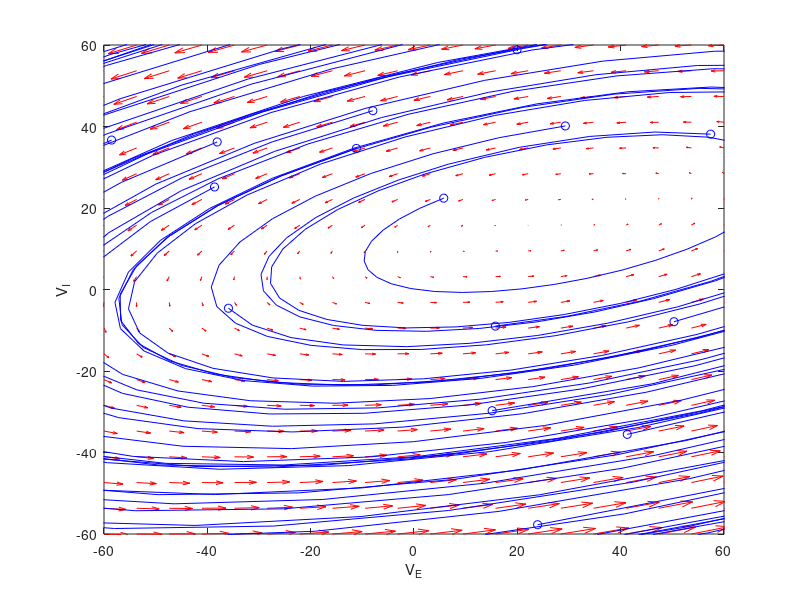

The MATLAB script that drew this image: (Note: this script raises an error after producing the figure.)
clc
clear
figure
% initial parameters
noip = 15;
interval = 60;
Mee = 1.25;
Mii = 0;
Mei = -1;
Mie = 1;
Ye = -10;
Yi = 10;
Te = 0.01;
Ti = 0.05;
f = @(t,Y) [(-Y(1)+Mee*Y(1)+Mei*Y(2)-Ye)/Te;(-Y(2)+Mie*Y(1)+Mii*Y(2)-Yi)/Ti];
y1 = linspace(-interval,interval,20);
y2 = linspace(-interval,interval,20);
% creates two matrices one for all the x-values on the grid, and one for
% all the y-values on the grid. Note that x and y are matrices of the same
% size and shape, in this case 20 rows and 20 columns
[x,y] = meshgrid(y1,y2);
u = zeros(size(x));
v = zeros(size(x));
% we can use a single loop over each element to compute the derivatives at
% each point (y1, y2)
t=0; % we want the derivatives at each point at t=0, i.e. the starting time
for i = 1:numel(x)
Yprime = f(t,[x(i); y(i)]);
u(i) = Yprime(1);
v(i) = Yprime(2);
end
quiver(x,y,u,v,'r');
xlabel('V_E')
ylabel('V_I')
% axis tight equal;
hold on
for i = 1:noip
[ts,ys] = ode45(f,[0,50],[rand()*interval*((-1)^floor(rand()*interval)); ...
rand()*interval*((-1)^floor(rand()*interval))]);
plot(ys(:,1),ys(:,2),'b')
plot(ys(1,1),ys(1,2),'bo') % starting point
plot(ys(end,1),ys(end,2),'ks') % ending point
xlim([-interval interval]);
ylim([-interval interval]);
end
syms t
fplot((t+Ye-Mee*t)/Mei,'m','LineWidth',2);
fplot((Yi-Mie*t)/(Mii-1),'g','LineWidth',2);
title("phase plane")
hold('off') 